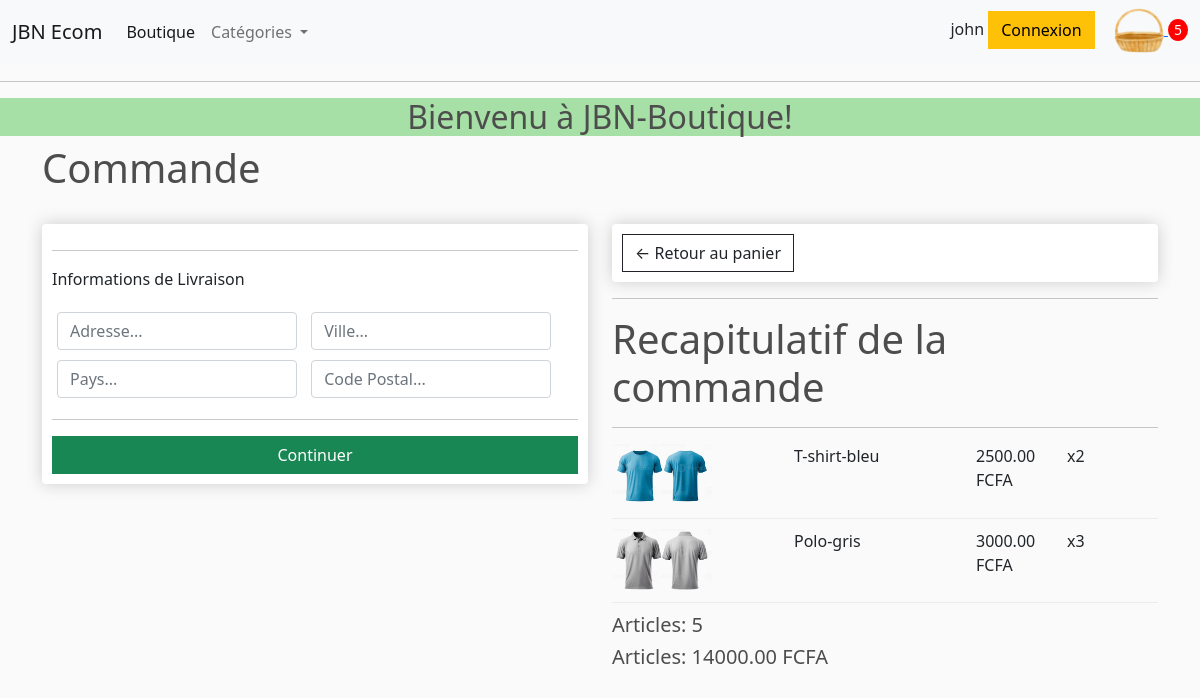
The page /commande (signed in) on the database as committed earlier.
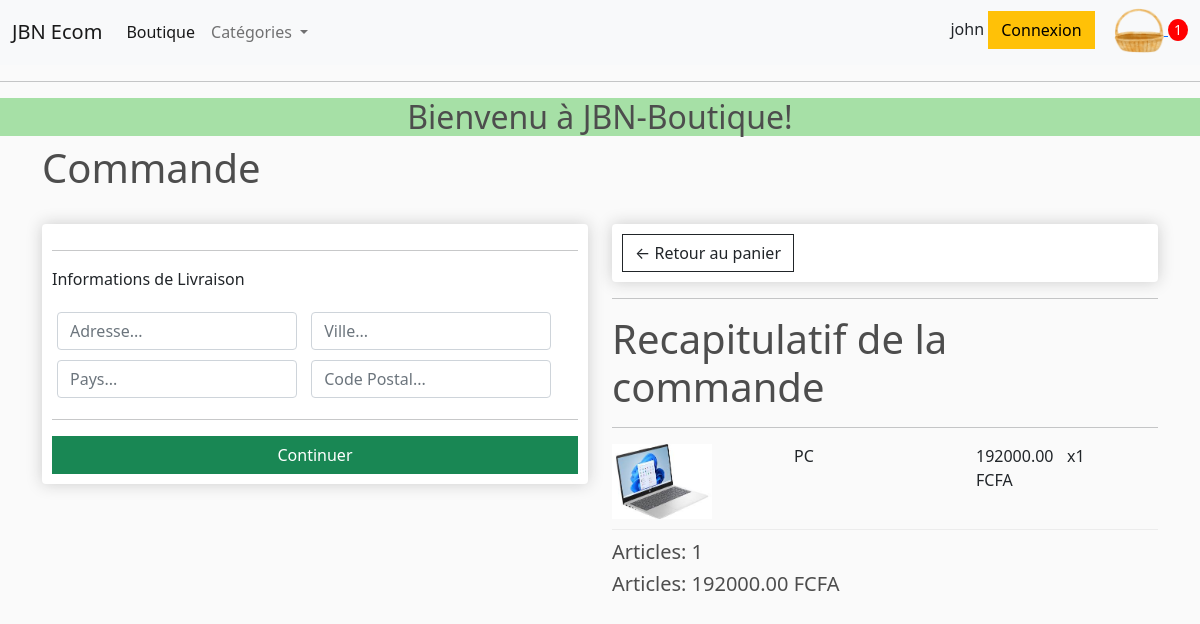
The same page on the database as committed later.
### shop/models.py (models this page shows, shortened)
class CommandeArticle(models.Model):
    produit = models.ForeignKey(Produit, on_delete=models.SET_NULL, blank=True, null=True)
    commande = models.ForeignKey(Commande, on_delete=models.SET_NULL, blank=True, null=True)
    quantite = models.IntegerField(default=0, null=True, blank=True)
    date_added = models.DateTimeField(auto_now_add=True)
    @property
    def get_total(self):
        total = self.quantite * self.produit.price
        return total

class Produit(models.Model):
    categorie = models.ForeignKey(Category, on_delete=models.SET_NULL, blank=True, null=True)
    name = models.CharField(max_length=100, null=True)
    price = models.DecimalField(max_digits=10, decimal_places=2)
    digital = models.BooleanField(default=False, null=True, blank=True)
    image = models.ImageField(upload_to='shop', null=True, blank=True)
    date_ajout = models.DateTimeField(auto_now_add=True)
    class Meta:
        ordering = ['-date_ajout']
    @property
    def imageUrl(self):
        try:
            url = self.image.url
        except:
            url = ''
        return url

class Commande(models.Model):
    client = models.ForeignKey(Client, on_delete=models.SET_NULL, blank=True, null=True)
    date_commande = models.DateTimeField(auto_now_add=True)
    complete = models.BooleanField(default=False, null=True, blank=True)
    transaction_id = models.CharField(max_length=200, null=True, blank=True)
    status = models.CharField(max_length=200, null=True, blank=True)
    total_trans = models.DecimalField(max_digits=10, decimal_places=2, null=True, blank=True)
    @property
    def get_panier_total(self):
        articlecommande = self.commandearticle_set.all() # connaitre tous les articles dans le panier
        total = sum([article.get_total for article in articlecommande])
        return total
    @property
    def get_panier_article(self):
        articlecommande = self.commandearticle_set.all()
        quantite_total = sum([article.quantite for article in articlecommande])
        return quantite_total
    @property
    def produit_physique(self):
        articlecommande = self.commandearticle_set.all()
        physique = any(article.produit.digital == False for article in articlecommande)
        return physique

### shop/views.py (the view)
# urls.py: path('commande', views.commande, name='commande'),
def commande(request, *args, **kwargs):
    data = data_cookie(request)
    articles = data['articles']
    commande = data['commande']
    nombre_article = data['nombre_article']
    context = {
        'articles':articles,
        'commande':commande,
        'nombre_article':nombre_article
    }
    return render(request, 'shop/commande.html', context)

### shop/utiles.py (called while the page is built)
def data_cookie(request):
    if request.user.is_authenticated:
        client = request.user.client
        commande, created = Commande.objects.get_or_create(client=client, complete=False)
        articles = commande.commandearticle_set.all()
        nombre_article = commande.get_panier_article
    else:
        cookie_panier = panier_cookie(request)
        articles = cookie_panier['articles']
        commande = cookie_panier['commande']
        nombre_article = cookie_panier['nombre_article']
    context = {
    'articles':articles,
    'commande':commande,
    'nombre_article':nombre_article,
    }
    return context

### templates/shop/commande.html (shortened to what this page needs)
{% extends 'base.html' %}
{% load static %}
{% block content %}
<h1>Commande</h1>
<br>
<div class="row">
    <div class="col-lg-6">
        <div class="box-element" id="form-wrapper">
            <form action="" id="form">
                <hr>
                <div id="shipping-info">
                    <p>Informations de Livraison</p>
                    <div class="form-field">
                        <input type="text" class="form-control" name="address" placeholder="Adresse..." required>
                    </div>
                    <div class="form-field">
                        <input type="text" class="form-control" name="city" placeholder="Ville..." required>
                    </div>
                    <div class="form-field">
                        <input type="text" class="form-control" name="state" placeholder="Pays..." required>
                    </div>
                    <div class="form-field">
                        <input type="number" class="form-control" name="zipcode" placeholder="Code Postal..." required>
                    </div>
                </div>
                <hr>
                <input type="submit" id="form-button" class="btn w-100 btn-success btn-block" value="Continuer">
            </form>
        </div>
        <br>
    </div>
    <div class="col-lg-6">
        <div class="box-element">
            <a href="{% url 'shop:panier' %}" class="btn btn-outline-dark">&#x2190; Retour au panier</a>
            </div>
            <hr>
            <h1>Recapitulatif de la commande</h1>
                <hr>
            {% for article in articles %}
            <div class="panier-row">
                <div style="flex: 2"><img src="{{article.produit.imageUrl}}" alt="" class="row-image"></div>
                <div style="flex: 2">{{article.produit.name}}</div>
                <div style="flex: 1">{{article.produit.price}} FCFA</div>
                <div style="flex: 1">x{{article.quantite}}</div>
            </div>
            {% endfor %}
            <h5>Articles: {{commande.get_panier_article}}</h5>
            <h5>Articles: {{commande.get_panier_total|floatformat:2}} FCFA</h5>
        </div>
    </div>
</div>
{% endblock  %}

### templates/base.html (shortened to what this page needs)
<!DOCTYPE html>
{% load static %}
<html lang="en">
    <head>
        <link href="https://cdn.jsdelivr.net/npm/bootstrap@5.0.2/dist/css/bootstrap.min.css" rel="stylesheet">
        <link rel="stylesheet" type="text/css" href="{% static 'css/style.css' %}">
    </head>
    <body>
        <div>
            <nav class="navbar navbar-expand-lg navbar-light bg-light">
                <div class="container-fluid">
                    <a class="navbar-brand" href="{% url 'shop:shop' %}">JBN Ecom</a>
                    <div class="collapse navbar-collapse" id="navbarSupportedContent">
                        <ul class="navbar-nav me-auto mb-2 mb-lg-0">
                            <li class="nav-item">
                                <a class="nav-link active" aria-current="page" href="{% url 'shop:shop' %}">Boutique</a>
                            </li>
                            <li class="nav-item dropdown">
                                <a class="nav-link dropdown-toggle" href="#" id="navbarDropdown" role="button" data-bs-toggle="dropdown" aria-expanded="false">
                                Catégories
                                </a>
                            </li>
                        </ul>
                        <div class="m-inline my-2 my-lg-0">
                            {{ request.user }}
                            <a href="#" class="btn btn-warning">Connexion</a>
                            <a href="{% url 'shop:panier' %}">
                                <img id="icon-panier" src="{% static 'images/panier.png' %}" alt="">
                            </a>
                            <p id="total-panier">{{nombre_article}}</p>
                        </div>
                    </div>
                </div>
            </nav>
        </div> <hr>
        <h2 id="entete" class="text-center">Bienvenu à JBN-Boutique!</h2>
        <div class="container">
            {% block content %}
            {% endblock %}
    </body>
</html>

Rows that differ between the two databases and show on the page:
removed CommandeArticle: produit.imageUrl (picture), produit.name "T-shirt-bleu", produit.price "2500.00", quantite "2"
removed CommandeArticle: produit.imageUrl (picture), produit.name "Polo-gris", produit.price "3000.00", quantite "3"
removed Commande: get_panier_article "5", get_panier_total "14000.00"
added CommandeArticle: produit.imageUrl (picture), produit.name "PC", produit.price "192000.00", quantite "1"
added Commande: get_panier_article "1", get_panier_total "192000.00"
Other text that changed with them:
{{ nombre_article }}: "5" → "1"
